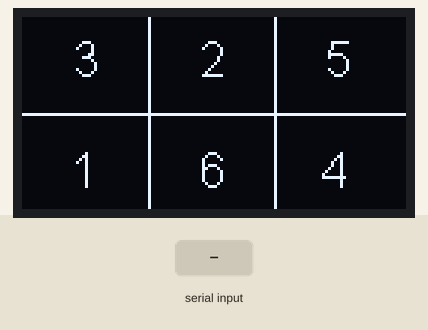
The sketch below on a simulated ESP8266 (NodeMCU). Parts: 128×64 one-colour display. The inputs (shaded band) are chosen by the test bench. Random numbers use the default seed unless the sketch sets one.

Above: at 1.2 s.
1.3 s: "111111" received over Serial
At 3.2 s:
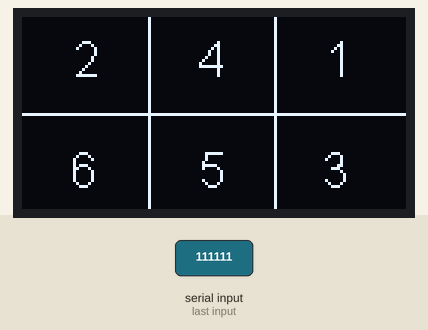
Timing chart, 0 to 4.7 s (numbered marks = the images above; inputs shaded):
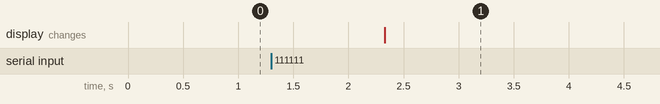

Measured:
- after the input at 1.3 s, the display: changes after 1.0 s (image 1)

The sketch:

Hardlet.ino
```cpp
/*-------------------------------------------------------------------------------For Display Libraries-------------------------------------------------------------------------------*/
#include <ESP8266WiFi.h>
#include <Wire.h>  // Only needed for Arduino 1.6.5 and earlier
#include "SSD1306Wire.h" // legacy include: `#include "SSD1306.h"`

// Initialize the OLED display using Wire library
SSD1306Wire  display(0x3c, D2, D1);  //D2=SDK  D1=SCK  As per labeling on NodeMCU
/*-------------------------------------------------------------------------------Blockchain Info-------------------------------------------------------------------------------*/
String key = ""; //Your private key
String pubkey = ""; //Your public key
  /*--------------------------------------------------------------------------------Setup----------------------------------------------------------------------------------- */
  void displaysetup() {
    Serial.begin(115200);
    display.init();
    display.flipScreenVertically();
    display.setFont(ArialMT_Plain_16);
  }

  void setup() {
    displaysetup();
    randomSeed(analogRead(D0));
  }
  /*--------------------------------------------------------------------------------Main Program-------------------------------------------------------------------------------- */
String message = "000000";
String pass = "";
bool reset = true;
int* pinnum;

void loop() {
  if(reset) {
    pinnum = generatepin();
    pinUI(pinnum);
    reset = false;
    message = "000000";                         //sets to 000000 so it returns to default, or else it will keep resetting
  }
  else {
    pass = "";
    for (int i = 0; i < 6; i++) {
      pass += String(pinnum[i]);                //converts pin number to string for comparison with serial
    }

    checkSerial();                              //String message is constantly updated
    if(message.substring(0,6) == pass) {                       //If password is correct
      digitalWrite(LED_BUILTIN,HIGH);           //Blockchain info is shown and mosaic transaction is authorized
      getblockchaininfo();
    }
    else if (message == "111111") {             //If the WPF app sends a 1111111, the wallet goes back into reset mode
      reset = true;                             //Generating a new pin
    }
    else {
      //Serial.println("Wrong Pin Number!");      //If the password is wrong
      pinUI(pinnum);
    }
  }
}
/*--------------------------------------------------------------------------------Display Functions-------------------------------------------------------------------------------- */
void displaystring(String message, int x, int y) {
  display.drawString(x, y, message);
}

void pinUI(int* pinseq) {
  display.clear();
  display.setFont(ArialMT_Plain_16);
  //draw grids
  display.drawHorizontalLine(0, 32, 128);
  display.drawVerticalLine(42, 0, 64);
  display.drawVerticalLine(84, 0, 64);
  //put numbers
  displaystring(String(pinseq[0]), 21 - 4, 16 - 11);
  displaystring(String(pinseq[1]), 63 - 4, 16 - 11);
  displaystring(String(pinseq[2]), 105 - 4, 16 - 11);
  displaystring(String(pinseq[3]), 21 - 5, 48 - 6);
  displaystring(String(pinseq[4]), 64 - 5, 48 - 6);
  displaystring(String(pinseq[5]), 105 - 5, 48 - 6);

  display.display();
}

int sample[] = {1, 2, 3, 4, 5, 6};
int* generatepin() {
  int randnumber;
  static int pinseq[6];
  randnumber = random(0, 6);

  for (int i = 0; i < 6; i++) {
    while (sample[randnumber] == 0) {
      randnumber = random(0, 6);
    }
    pinseq[i] = sample[randnumber];
    sample[randnumber] = 0;
  }
  for (int i = 0; i < 6; i++) {
    sample[i] = pinseq[i];
  }
  return pinseq;
}
/*--------------------------------------------------------------------------------Blockchain Functions-------------------------------------------------------------------------------- */
String converttoascii(const char* message) {
  String result;
  for (int i = 0; i < strlen(message); i += 2) {
    char val = message[i] > 0x39 ? (message[i] - 'A' + 10) * 16 : (message[i] - '0') * 16;
    val += message[i + 1] > 0x39 ? (message[i + 1] - 'A' + 10) : (message[i + 1] - '0');
    result += val;
  }
  return result;
}

void getblockchaininfo() {
  display.clear();
  display.setFont(ArialMT_Plain_16);
  displaystring("Connected!", 20, 25);
  display.display();
  Serial.println(pass+String("private")+key);
  Serial.println(pass+String("public")+pubkey);
}
/*--------------------------------------------------------------------------------Serial Functions-------------------------------------------------------------------------------- */
void checkSerial() {
  while (Serial.available() > 0) {
    message = Serial.readString();
  }
}
```
